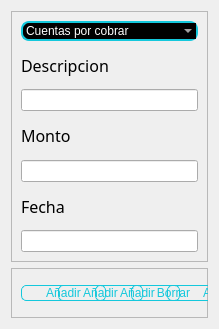
                      <widget class="QWidget" name="page_4">
                       <property name="geometry">
                        <rect>
                         <x>0</x>
                         <y>0</y>
                         <width>219</width>
                         <height>329</height>
                        </rect>
                       </property>
                       <attribute name="label">
                        <string>Ingresos</string>
                       </attribute>
                       <layout class="QVBoxLayout" name="verticalLayout_27">
                        <item>
                         <widget class="QFrame" name="frame_17">
                          <property name="frameShape">
                           <enum>QFrame::StyledPanel</enum>
                          </property>
                          <property name="frameShadow">
                           <enum>QFrame::Raised</enum>
                          </property>
                          <layout class="QVBoxLayout" name="verticalLayout_28">
                           <item>
                            <widget class="QComboBox" name="combox_ingresos">
                             <property name="styleSheet">
                              <string notr="true">border: 2px solid #14c8dc;
border-radius: 8px;
color: rgb(255, 255, 255);
background-color:rgb(0,0,0);
font: 75 12pt&quot;Times New Roman&quot;;</string>
                             </property>
                             <item>
                              <property name="text">
                               <string>Cuentas por cobrar</string>
                              </property>
                             </item>
                             <item>
                              <property name="text">
                               <string>Caja</string>
                              </property>
                             </item>
                             <item>
                              <property name="text">
                               <string>Bancos</string>
                              </property>
                             </item>
                            </widget>
                           </item>
                           <item>
                            <widget class="QLabel" name="nombre_contratacion_2">
                             <property name="font">
                              <font>
                               <family>Arial Black</family>
                               <pointsize>12</pointsize>
                               <weight>3</weight>
                               <italic>false</italic>
                               <bold>false</bold>
                              </font>
                             </property>
                             <property name="text">
                              <string>Descripcion </string>
                             </property>
                            </widget>
                           </item>
                           <item>
                            <widget class="QLineEdit" name="text_descripcion_ingresos">
                             <property name="styleSheet">
                              <string notr="true">color: rgb(255, 255, 255);</string>
                             </property>
                            </widget>
                           </item>
                           <item>
                            <widget class="QLabel" name="nombre_contratacion_4">
                             <property name="font">
                              <font>
                               <family>Arial Black</family>
                               <pointsize>12</pointsize>
                               <weight>3</weight>
                               <italic>false</italic>
                               <bold>false</bold>
                              </font>
                             </property>
                             <property name="text">
                              <string>Monto</string>
                             </property>
                            </widget>
                           </item>
                           <item>
                            <widget class="QLineEdit" name="text_monto_ingresos">
                             <property name="styleSheet">
                              <string notr="true">color: rgb(255, 255, 255);</string>
                             </property>
                            </widget>
                           </item>
                           <item>
                            <widget class="QLabel" name="nombre_contratacion_3">
                             <property name="font">
                              <font>
                               <family>Arial Black</family>
                               <pointsize>12</pointsize>
                               <weight>3</weight>
                               <italic>false</italic>
                               <bold>false</bold>
                              </font>
                             </property>
                             <property name="text">
                              <string>Fecha</string>
                             </property>
                            </widget>
                           </item>
                           <item>
                            <widget class="QLineEdit" name="text_fecha_ingresos">
                             <property name="styleSheet">
                              <string notr="true">color: rgb(255, 255, 255);</string>
                             </property>
                            </widget>
                           </item>
                          </layout>
                         </widget>
                        </item>
                        <item>
                         <widget class="QFrame" name="frame_18">
                          <property name="minimumSize">
                           <size>
                            <width>10</width>
                            <height>0</height>
                           </size>
                          </property>
                          <property name="maximumSize">
                           <size>
                            <width>16777215</width>
                            <height>50</height>
                           </size>
                          </property>
                          <property name="styleSheet">
                           <string notr="true">QPushButton{
font: 87 12pt&quot;Arial Black&quot;;
background-color:#000000ff;
color:rgb(20,200,220);
border-radius:5px;
border:1px solid #14C8DC;
}

QPushButton:hover{
background-color:black;
}</string>
                          </property>
                          <property name="frameShape">
                           <enum>QFrame::StyledPanel</enum>
                          </property>
                          <property name="frameShadow">
                           <enum>QFrame::Raised</enum>
                          </property>
                          <layout class="QHBoxLayout" name="horizontalLayout_4">
                           <item>
                            <widget class="QPushButton" name="btn_anadir_cuentas_por_cobrar">
                             <property name="minimumSize">
                              <size>
                               <width>85</width>
                               <height>0</height>
                              </size>
                             </property>
                             <property name="styleSheet">
                              <string notr="true">QPushButton{
font: 87 12pt&quot;Arial Black&quot;;
background-color:#000000ff;
color:rgb(20,200,220);
border-radius:5px;
border:1px solid #14C8DC;
}

QPushButton:hover{
background-color:black;
}background-color: rgb(96, 226, 255);</string>
                             </property>
                             <property name="text">
                              <string>Añadir</string>
                             </property>
                            </widget>
                           </item>
                           <item>
                            <widget class="QPushButton" name="btn_anadir_caja">
                             <property name="minimumSize">
                              <size>
                               <width>85</width>
                               <height>0</height>
                              </size>
                             </property>
                             <property name="text">
                              <string>Añadir</string>
                             </property>
                            </widget>
                           </item>
                           <item>
                            <widget class="QPushButton" name="btn_anadir_bancos">
                             <property name="minimumSize">
                              <size>
                               <width>85</width>
                               <height>0</height>
                              </size>
                             </property>
                             <property name="text">
                              <string>Añadir</string>
                             </property>
                            </widget>
                           </item>
                           <item>
                            <spacer name="horizontalSpacer_2">
                             <property name="orientation">
                              <enum>Qt::Horizontal</enum>
                             </property>
                             <property name="sizeHint" stdset="0">
                              <size>
                               <width>706</width>
                               <height>13</height>
                              </size>
                             </property>
                            </spacer>
                           </item>
                           <item>
                            <widget class="QPushButton" name="btn_borrar_ingresos">
                             <property name="minimumSize">
                              <size>
                               <width>85</width>
                               <height>0</height>
                              </size>
                             </property>
                             <property name="styleSheet">
                              <string notr="true">QPushButton{
font: 87 12pt&quot;Arial Black&quot;;
background-color:#000000ff;
color:rgb(20,200,220);
border-radius:5px;
border:1px solid #14C8DC;
}

QPushButton:hover{
background-color:black;
}background-color: rgb(96, 226, 255);</string>
                             </property>
                             <property name="text">
                              <string>Borrar</string>
                             </property>
                            </widget>
                           </item>
                           <item>
                            <widget class="QPushButton" name="btn_actualizar_ingresos">
                             <property name="minimumSize">
                              <size>
                               <width>125</width>
                               <height>0</height>
                              </size>
                             </property>
                             <property name="text">
                              <string>Actualizar</string>
                             </property>
                            </widget>
                           </item>
                          </layout>
                         </widget>
                        </item>
                       </layout>
                      </widget>
